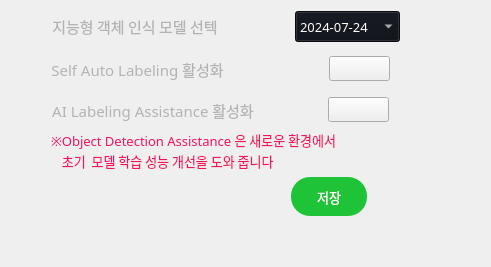
                  <widget class="QWidget" name="setting_ai_tab">
                   <layout class="QVBoxLayout" name="verticalLayout_59">
                    <item>
                     <layout class="QVBoxLayout" name="verticalLayout_52">
                      <item>
                       <layout class="QHBoxLayout" name="horizontalLayout_53">
                        <item>
                         <layout class="QVBoxLayout" name="verticalLayout_54">
                          <item>
                           <layout class="QVBoxLayout" name="verticalLayout_56">
                            <property name="spacing">
                             <number>13</number>
                            </property>
                            <item>
                             <layout class="QHBoxLayout" name="horizontalLayout_55">
                              <item>
                               <spacer name="horizontalSpacer_52">
                                <property name="orientation">
                                 <enum>Qt::Orientation::Horizontal</enum>
                                </property>
                                <property name="sizeType">
                                 <enum>QSizePolicy::Policy::Fixed</enum>
                                </property>
                                <property name="sizeHint" stdset="0">
                                 <size>
                                  <width>36</width>
                                  <height>20</height>
                                 </size>
                                </property>
                               </spacer>
                              </item>
                              <item>
                               <widget class="QLabel" name="setting_ai_weight_label">
                                <property name="sizePolicy">
                                 <sizepolicy hsizetype="Fixed" vsizetype="Fixed">
                                  <horstretch>0</horstretch>
                                  <verstretch>0</verstretch>
                                 </sizepolicy>
                                </property>
                                <property name="minimumSize">
                                 <size>
                                  <width>176</width>
                                  <height>28</height>
                                 </size>
                                </property>
                                <property name="maximumSize">
                                 <size>
                                  <width>9999</width>
                                  <height>28</height>
                                 </size>
                                </property>
                                <property name="font">
                                 <font>
                                  <family>Sans</family>
                                  <pointsize>11</pointsize>
                                 </font>
                                </property>
                                <property name="styleSheet">
                                 <string notr="true">color: rgb(179,179,179);
background-color: rgba(255, 255, 255, 0);</string>
                                </property>
                                <property name="text">
                                 <string>지능형 객체 인식 모델 선텍</string>
                                </property>
                                <property name="alignment">
                                 <set>Qt::AlignmentFlag::AlignCenter</set>
                                </property>
                               </widget>
                              </item>
                              <item>
                               <spacer name="horizontalSpacer_70">
                                <property name="orientation">
                                 <enum>Qt::Orientation::Horizontal</enum>
                                </property>
                                <property name="sizeType">
                                 <enum>QSizePolicy::Policy::Fixed</enum>
                                </property>
                                <property name="sizeHint" stdset="0">
                                 <size>
                                  <width>59</width>
                                  <height>20</height>
                                 </size>
                                </property>
                               </spacer>
                              </item>
                              <item>
                               <widget class="QComboBox" name="setting_setting_ai_weight_box">
                                <property name="sizePolicy">
                                 <sizepolicy hsizetype="Fixed" vsizetype="Fixed">
                                  <horstretch>0</horstretch>
                                  <verstretch>0</verstretch>
                                 </sizepolicy>
                                </property>
                                <property name="minimumSize">
                                 <size>
                                  <width>105</width>
                                  <height>31</height>
                                 </size>
                                </property>
                                <property name="maximumSize">
                                 <size>
                                  <width>105</width>
                                  <height>31</height>
                                 </size>
                                </property>
                                <property name="font">
                                 <font>
                                  <family>Sans</family>
                                  <pointsize>10</pointsize>
                                  <bold>false</bold>
                                 </font>
                                </property>
                                <property name="focusPolicy">
                                 <enum>Qt::FocusPolicy::WheelFocus</enum>
                                </property>
                                <property name="styleSheet">
                                 <string notr="true">color: rgb(255, 255, 255);
background-color: rgb(13, 16, 23);
selection-background-color: rgb(53, 132, 228);
</string>
                                </property>
                                <property name="currentText">
                                 <string notr="true">2024-07-24</string>
                                </property>
                                <property name="currentIndex">
                                 <number>0</number>
                                </property>
                                <property name="sizeAdjustPolicy">
                                 <enum>QComboBox::SizeAdjustPolicy::AdjustToContentsOnFirstShow</enum>
                                </property>
                                <property name="placeholderText">
                                 <string/>
                                </property>
                                <item>
                                 <property name="text">
                                  <string>2024-07-24</string>
                                 </property>
                                </item>
                               </widget>
                              </item>
                              <item>
                               <spacer name="horizontalSpacer_53">
                                <property name="orientation">
                                 <enum>Qt::Orientation::Horizontal</enum>
                                </property>
                                <property name="sizeHint" stdset="0">
                                 <size>
                                  <width>40</width>
                                  <height>20</height>
                                 </size>
                                </property>
                               </spacer>
                              </item>
                             </layout>
                            </item>
                            <item>
                             <layout class="QHBoxLayout" name="horizontalLayout_56">
                              <item>
                               <spacer name="horizontalSpacer_54">
                                <property name="orientation">
                                 <enum>Qt::Orientation::Horizontal</enum>
                                </property>
                                <property name="sizeType">
                                 <enum>QSizePolicy::Policy::Fixed</enum>
                                </property>
                                <property name="sizeHint" stdset="0">
                                 <size>
                                  <width>40</width>
                                  <height>20</height>
                                 </size>
                                </property>
                               </spacer>
                              </item>
                              <item>
                               <widget class="QLabel" name="setting_self_training_auto_labeling_label">
                                <property name="sizePolicy">
                                 <sizepolicy hsizetype="Fixed" vsizetype="Fixed">
                                  <horstretch>0</horstretch>
                                  <verstretch>0</verstretch>
                                 </sizepolicy>
                                </property>
                                <property name="minimumSize">
                                 <size>
                                  <width>1</width>
                                  <height>28</height>
                                 </size>
                                </property>
                                <property name="maximumSize">
                                 <size>
                                  <width>194</width>
                                  <height>28</height>
                                 </size>
                                </property>
                                <property name="font">
                                 <font>
                                  <family>Sans</family>
                                  <pointsize>11</pointsize>
                                 </font>
                                </property>
                                <property name="styleSheet">
                                 <string notr="true">color: rgb(179,179,179);
background-color: rgba(255, 255, 255, 0);</string>
                                </property>
                                <property name="text">
                                 <string>Self Auto Labeling 활성화</string>
                                </property>
                                <property name="alignment">
                                 <set>Qt::AlignmentFlag::AlignCenter</set>
                                </property>
                               </widget>
                              </item>
                              <item>
                               <spacer name="horizontalSpacer_55">
                                <property name="orientation">
                                 <enum>Qt::Orientation::Horizontal</enum>
                                </property>
                                <property name="sizeType">
                                 <enum>QSizePolicy::Policy::Fixed</enum>
                                </property>
                                <property name="sizeHint" stdset="0">
                                 <size>
                                  <width>92</width>
                                  <height>20</height>
                                 </size>
                                </property>
                               </spacer>
                              </item>
                              <item>
                               <widget class="QPushButton" name="setting_self_training_auto_labeling_bnt">
                                <property name="sizePolicy">
                                 <sizepolicy hsizetype="Fixed" vsizetype="Fixed">
                                  <horstretch>0</horstretch>
                                  <verstretch>0</verstretch>
                                 </sizepolicy>
                                </property>
                                <property name="minimumSize">
                                 <size>
                                  <width>61</width>
                                  <height>25</height>
                                 </size>
                                </property>
                                <property name="maximumSize">
                                 <size>
                                  <width>187</width>
                                  <height>25</height>
                                 </size>
                                </property>
                                <property name="text">
                                 <string/>
                                </property>
                                <property name="icon">
                                 <iconset resource="../ms_ai_img.qrc">
                                  <normaloff>:/newPrefix/ui/images/icon-switch-off.png</normaloff>
                                  <normalon>:/newPrefix/ui/images/icon-switch-on.png</normalon>:/newPrefix/ui/images/icon-switch-off.png</iconset>
                                </property>
                                <property name="iconSize">
                                 <size>
                                  <width>55</width>
                                  <height>103</height>
                                 </size>
                                </property>
                                <property name="checkable">
                                 <bool>true</bool>
                                </property>
                               </widget>
                              </item>
                              <item>
                               <spacer name="horizontalSpacer_56">
                                <property name="orientation">
                                 <enum>Qt::Orientation::Horizontal</enum>
                                </property>
                                <property name="sizeHint" stdset="0">
                                 <size>
                                  <width>40</width>
                                  <height>20</height>
                                 </size>
                                </property>
                               </spacer>
                              </item>
                             </layout>
                            </item>
                            <item>
                             <layout class="QVBoxLayout" name="verticalLayout_57">
                              <property name="spacing">
                               <number>5</number>
                              </property>
                              <item>
                               <layout class="QHBoxLayout" name="horizontalLayout_57">
                                <item>
                                 <spacer name="horizontalSpacer_57">
                                  <property name="orientation">
                                   <enum>Qt::Orientation::Horizontal</enum>
                                  </property>
                                  <property name="sizeType">
                                   <enum>QSizePolicy::Policy::Fixed</enum>
                                  </property>
                                  <property name="sizeHint" stdset="0">
                                   <size>
                                    <width>41</width>
                                    <height>20</height>
                                   </size>
                                  </property>
                                 </spacer>
                                </item>
                                <item>
                                 <widget class="QLabel" name="setting_self_training_zeroshot_label">
                                  <property name="sizePolicy">
                                   <sizepolicy hsizetype="Fixed" vsizetype="Fixed">
                                    <horstretch>0</horstretch>
                                    <verstretch>0</verstretch>
                                   </sizepolicy>
                                  </property>
                                  <property name="minimumSize">
                                   <size>
                                    <width>9</width>
                                    <height>28</height>
                                   </size>
                                  </property>
                                  <property name="maximumSize">
                                   <size>
                                    <width>300</width>
                                    <height>28</height>
                                   </size>
                                  </property>
                                  <property name="font">
                                   <font>
                                    <family>Sans</family>
                                    <pointsize>11</pointsize>
                                   </font>
                                  </property>
                                  <property name="styleSheet">
                                   <string notr="true">color: rgb(179,179,179);
background-color: rgba(255, 255, 255, 0);</string>
                                  </property>
                                  <property name="text">
                                   <string>AI Labeling Assistance 활성화</string>
                                  </property>
                                  <property name="alignment">
                                   <set>Qt::AlignmentFlag::AlignCenter</set>
                                  </property>
                                 </widget>
                                </item>
                                <item>
                                 <spacer name="horizontalSpacer_58">
                                  <property name="orientation">
                                   <enum>Qt::Orientation::Horizontal</enum>
                                  </property>
                                  <property name="sizeType">
                                   <enum>QSizePolicy::Policy::Fixed</enum>
                                  </property>
                                  <property name="sizeHint" stdset="0">
                                   <size>
                                    <width>69</width>
                                    <height>20</height>
                                   </size>
                                  </property>
                                 </spacer>
                                </item>
                                <item>
                                 <widget class="QPushButton" name="setting_self_training_zeroshot_bnt">
                                  <property name="sizePolicy">
                                   <sizepolicy hsizetype="Fixed" vsizetype="Fixed">
                                    <horstretch>0</horstretch>
                                    <verstretch>0</verstretch>
                                   </sizepolicy>
                                  </property>
                                  <property name="minimumSize">
                                   <size>
                                    <width>61</width>
                                    <height>25</height>
                                   </size>
                                  </property>
                                  <property name="maximumSize">
                                   <size>
                                    <width>151</width>
                                    <height>25</height>
                                   </size>
                                  </property>
                                  <property name="text">
                                   <string/>
                                  </property>
                                  <property name="icon">
                                   <iconset resource="../ms_ai_img.qrc">
                                    <normaloff>:/newPrefix/ui/images/icon-switch-off.png</normaloff>
                                    <normalon>:/newPrefix/ui/images/icon-switch-on.png</normalon>:/newPrefix/ui/images/icon-switch-off.png</iconset>
                                  </property>
                                  <property name="iconSize">
                                   <size>
                                    <width>55</width>
                                    <height>103</height>
                                   </size>
                                  </property>
                                  <property name="checkable">
                                   <bool>true</bool>
                                  </property>
                                 </widget>
                                </item>
                                <item>
                                 <spacer name="horizontalSpacer_59">
                                  <property name="orientation">
                                   <enum>Qt::Orientation::Horizontal</enum>
                                  </property>
                                  <property name="sizeHint" stdset="0">
                                   <size>
                                    <width>40</width>
                                    <height>20</height>
                                   </size>
                                  </property>
                                 </spacer>
                                </item>
                               </layout>
                              </item>
                              <item>
                               <layout class="QVBoxLayout" name="verticalLayout_58">
                                <property name="spacing">
                                 <number>0</number>
                                </property>
                                <item>
                                 <layout class="QHBoxLayout" name="horizontalLayout_59">
                                  <item>
                                   <spacer name="horizontalSpacer_63">
                                    <property name="orientation">
                                     <enum>Qt::Orientation::Horizontal</enum>
                                    </property>
                                    <property name="sizeType">
                                     <enum>QSizePolicy::Policy::Fixed</enum>
                                    </property>
                                    <property name="sizeHint" stdset="0">
                                     <size>
                                      <width>40</width>
                                      <height>20</height>
                                     </size>
                                    </property>
                                   </spacer>
                                  </item>
                                  <item>
                                   <widget class="QLabel" name="setting_page_email_info_label_5">
                                    <property name="sizePolicy">
                                     <sizepolicy hsizetype="Fixed" vsizetype="Fixed">
                                      <horstretch>0</horstretch>
                                      <verstretch>0</verstretch>
                                     </sizepolicy>
                                    </property>
                                    <property name="minimumSize">
                                     <size>
                                      <width>12</width>
                                      <height>21</height>
                                     </size>
                                    </property>
                                    <property name="maximumSize">
                                     <size>
                                      <width>9999</width>
                                      <height>21</height>
                                     </size>
                                    </property>
                                    <property name="font">
                                     <font>
                                      <family>Sans</family>
                                      <pointsize>10</pointsize>
                                     </font>
                                    </property>
                                    <property name="styleSheet">
                                     <string notr="true">color: rgb(242, 18, 94);</string>
                                    </property>
                                    <property name="text">
                                     <string>※Object Detection Assistance 은 새로운 환경에서</string>
                                    </property>
                                   </widget>
                                  </item>
                                  <item>
                                   <spacer name="horizontalSpacer_64">
                                    <property name="orientation">
                                     <enum>Qt::Orientation::Horizontal</enum>
                                    </property>
                                    <property name="sizeHint" stdset="0">
                                     <size>
                                      <width>40</width>
                                      <height>20</height>
                                     </size>
                                    </property>
                                   </spacer>
                                  </item>
                                 </layout>
                                </item>
                                <item>
                                 <layout class="QHBoxLayout" name="horizontalLayout_60">
                                  <item>
                                   <spacer name="horizontalSpacer_65">
                                    <property name="orientation">
                                     <enum>Qt::Orientation::Horizontal</enum>
                                    </property>
                                    <property name="sizeType">
                                     <enum>QSizePolicy::Policy::Fixed</enum>
                                    </property>
                                    <property name="sizeHint" stdset="0">
                                     <size>
                                      <width>48</width>
                                      <height>20</height>
                                     </size>
                                    </property>
                                   </spacer>
                                  </item>
                                  <item>
                                   <widget class="QLabel" name="setting_page_email_info_label_6">
                                    <property name="sizePolicy">
                                     <sizepolicy hsizetype="Fixed" vsizetype="Fixed">
                                      <horstretch>0</horstretch>
                                      <verstretch>0</verstretch>
                                     </sizepolicy>
                                    </property>
                                    <property name="minimumSize">
                                     <size>
                                      <width>1</width>
                                      <height>21</height>
                                     </size>
                                    </property>
                                    <property name="maximumSize">
                                     <size>
                                      <width>9999</width>
                                      <height>21</height>
                                     </size>
                                    </property>
                                    <property name="font">
                                     <font>
                                      <family>Sans</family>
                                      <pointsize>10</pointsize>
                                     </font>
                                    </property>
                                    <property name="styleSheet">
                                     <string notr="true">color: rgb(242, 18, 94);</string>
                                    </property>
                                    <property name="text">
                                     <string> 초기  모델 학습 성능 개선을 도와 줍니다</string>
                                    </property>
                                   </widget>
                                  </item>
                                  <item>
                                   <spacer name="horizontalSpacer_66">
                                    <property name="orientation">
                                     <enum>Qt::Orientation::Horizontal</enum>
                                    </property>
                                    <property name="sizeHint" stdset="0">
                                     <size>
                                      <width>40</width>
                                      <height>20</height>
                                     </size>
                                    </property>
                                   </spacer>
                                  </item>
                                 </layout>
                                </item>
                               </layout>
                              </item>
                             </layout>
                            </item>
                           </layout>
                          </item>
                          <item>
                           <layout class="QHBoxLayout" name="horizontalLayout_61">
                            <item>
                             <spacer name="horizontalSpacer_67">
                              <property name="orientation">
                               <enum>Qt::Orientation::Horizontal</enum>
                              </property>
                              <property name="sizeType">
                               <enum>QSizePolicy::Policy::Fixed</enum>
                              </property>
                              <property name="sizeHint" stdset="0">
                               <size>
                                <width>280</width>
                                <height>20</height>
                               </size>
                              </property>
                             </spacer>
                            </item>
                            <item>
                             <widget class="QPushButton" name="setting_ai_setting_save_bnt">
                              <property name="sizePolicy">
                               <sizepolicy hsizetype="Fixed" vsizetype="Fixed">
                                <horstretch>0</horstretch>
                                <verstretch>0</verstretch>
                               </sizepolicy>
                              </property>
                              <property name="minimumSize">
                               <size>
                                <width>76</width>
                                <height>39</height>
                               </size>
                              </property>
                              <property name="maximumSize">
                               <size>
                                <width>76</width>
                                <height>39</height>
                               </size>
                              </property>
                              <property name="font">
                               <font>
                                <family>Sans</family>
                                <pointsize>10</pointsize>
                               </font>
                              </property>
                              <property name="cursor">
                               <cursorShape>PointingHandCursor</cursorShape>
                              </property>
                              <property name="styleSheet">
                               <string notr="true">

background-color: rgb(30, 195, 55);
color: rgb(255, 255, 255);
border-radius: 19px;

</string>
                              </property>
                              <property name="text">
                               <string>저장</string>
                              </property>
                             </widget>
                            </item>
                            <item>
                             <spacer name="horizontalSpacer_69">
                              <property name="orientation">
                               <enum>Qt::Orientation::Horizontal</enum>
                              </property>
                              <property name="sizeHint" stdset="0">
                               <size>
                                <width>40</width>
                                <height>20</height>
                               </size>
                              </property>
                             </spacer>
                            </item>
                           </layout>
                          </item>
                         </layout>
                        </item>
                        <item>
                         <spacer name="horizontalSpacer_68">
                          <property name="orientation">
                           <enum>Qt::Orientation::Horizontal</enum>
                          </property>
                          <property name="sizeHint" stdset="0">
                           <size>
                            <width>40</width>
                            <height>20</height>
                           </size>
                          </property>
                         </spacer>
                        </item>
                       </layout>
                      </item>
                      <item>
                       <spacer name="verticalSpacer_28">
                        <property name="orientation">
                         <enum>Qt::Orientation::Vertical</enum>
                        </property>
                        <property name="sizeHint" stdset="0">
                         <size>
                          <width>20</width>
                          <height>40</height>
                         </size>
                        </property>
                       </spacer>
                      </item>
                     </layout>
                    </item>
                   </layout>
                  </widget>
